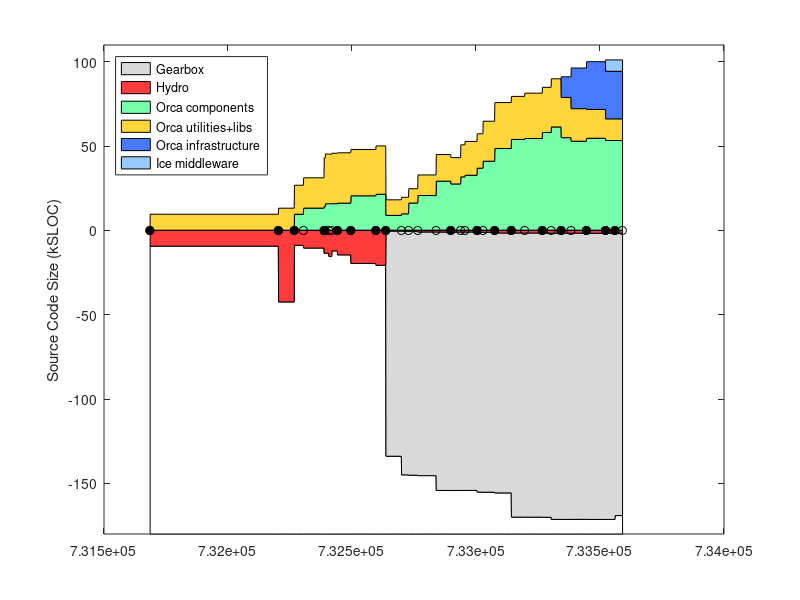

MATLAB code for this plot: (Note: this script raises an error after producing the figure.)
% keep track of orca project size using sloccount
clear all

%%%%%%%%%% DATA %%%%%%%%%%%%%%%%%%%%

% include/* except: include/{Freeze IceSSL IcePatch2}
% src/{Ice Slice IceGrid icecpp IceStorm slice2cpp IceUtil IceBox IceXML}
%  Sice212 = [
%  (7842-1000) + (22093+18419+11499+10568+4392+4200+4252+567+316)
%  ];
%  Sice301 = [
%  (8164-1000) + (23018+19384+19169+10596+4479+4343+4308+622+319)
%  ];
% same as above, but now also add Java:
% src/{IceInternal Ice IceUtil IceBox}
%  Sice310 = [
%  (8810-1200) + (24275+20494+22689+10587+4569+4877+4770+667+319) + (13190+6915+1262+493)
%  ];
%  Sice311 = [
%  (8950-1275) + (24511+20505+22898+10590+4600+4884+4782+683+323) + (13266+6929+1262+504)
%  ];

% it's much easier to count the whole of Ice (we use most of it anyway)
% sloccount cpp/include/ cpp/src/
% (this does not account for .ice files in [ice]/slice/* but it's a small fraction of total)
Sice212 = 133523;
Sice301 = 144513;
Sice310 = 153243;
Sice311 = 154145;
Sice320 = 168475;
Sice321 = 169725;
Sice330 = 167422;

% indeces
iyy=1;
imm=2;
idd=3;
iver=4;
isub=5;
ibase=6;
icomp=7;
iutil=8;
iad=9;
icrp=10;

% the old way to count lines in *.ice files:
% rename them to *.cpp like this:
% $cd src/interfaces/slice/orca; for file in *; do mv $file `echo $file | sed s/.ice/.cpp/`; done
Sorca = [ ...
% YY    MM  DD  ?   SUB     BASE    COMP   UTILS   A&D  COMMON  VERSION
% 0.8.6: a single distro, divide in halves arbitrarily
2003     4  14  1   0       18930/2 18930/2  0      0   0    % 0.8.6 (last change in doc/ChangeLog
% BASE: orca-base
% COMP: sloccount orca-components/src/components
% UTIL: slocc orca-components/src/util
2004     9  13  1   0       42543   13047   0       0   0   % 0.11.0
2004    11  16  1   0       8963    17208   9441    0   0   % 0.12.0
2004    12  23  0   0       10596   17965   13094   0   0   % 0.12.1
2005     3  16  1   0       13767   28881   14005   0   0   % 0.13.0
2005     3  21  0   0       13620   29524   15665   0   0   % 0.13.1
2005     4   4  0   0       15630   29345   15727   0   0   % 0.13.2
2005     4  16  0   0       12283   29897   15724   0   0   % 0.13.3
2005     5   9  1   0       14639   29838   16056   0   0   % 0.14.0
2005     7   2  1   0       19751   27479   20395   0   0   % 0.15.0
2005    10  11  1   0       20818   28675   21303   0   0   % 1.0.0
% BASE: c_count src/interfaces/slice/orca/*.ice
% COMP: sloccount src/components
% UTIL: sloccount src/utils
2005    11  20  1   Sice212 530    9226         8781        0    0   % 2.0.0-rc1
2006     1  22  0   Sice301 596    9801         9695        0    0   % 2.0.0-rc2
% UTIL-IN-COMP: sloccount components/log* 
% COMP: sloccount components MINUS UTIL-IN-COMP
% UTIL: sloccount utils PLUS UTIL-IN-COMP
2006     2  20  0   Sice301 813    9867-1372    14734+1372  0    0  % 2.0.0-rc3
% UTIL-IN-COMP: sloccount components/orcaview* components/log*
2006     3  29  0   Sice301 1052   14625-2421   18131+2421  0    0  % 2.0.0-rc4
2006     6  11  0   Sice310 1116   19999-4215   24867+4215  0    0  % 2.0.0-rc5  
2006     8   9  1   Sice310 1116   19979-4348   23066+4348  0    0  % 2.0.0
2006     9  18  0   Sice310 1094   19317-329    31304+329   0    0  % 2.0.1
2006    10   5  0   Sice310 1094   20384-329    32255+329   0    0  % 2.0.2
2006    11  23  1   Sice311 1178   21408-1001   35768+1001  0    0  % 2.1.0
% BASE: c_count src/interfaces/slice/orca/*.ice
% COMP: sloccount src/components
% UTIL: sloccount src/utils src/libs
2006    12  17  0   Sice311 1240    23701   40914  0     0 % 2.1.1
2007     2   2  1   Sice311 1671    27238   48446  0     0 % 2.2.0
2007     4  10  1   Sice320 1671    25512   53828  0     0 % 2.3.0
2007     6   3  0   Sice320 1682    26905   54359  0     0 % 2.4.0
2007     8  13  1   Sice320 1772    26795   57918  0     0 % 2.5.0
2007     9  18  0   Sice321 1787    28573   61216  0     0 % 2.6.0
% A&D: Hydro: sloccount src
2007    10  28  1   Sice321 1787    23840   54879  12251  0     % 2.7.0
2007    12   7  0   Sice321 1750    19312   52762  24104  0     % 2.8.0
2008     2   7  1   Sice321 1811    17083   54520  28341  0     % 2.9.0
% COMMON: Gearbox: sloccount src
% YY    MM  DD  ?   SUB     BASE    COMP    UTILS  A&D   COMMON VERSION
2008     4  24  1   Sice321 1825    12851   53186  28196  6750  % 2.10.0 (G 1.0.0)
2008     6   1  1   Sice330 1825    12851   53186  28196  6750  % 2.11.0 (G 1.1.0)
];
Vorca ={'0.8.6', '0.11.0', '0.12.0', '0.12.1', '0.13.0', '0.13.1', '0.13.2', '0.13.3', '0.14.0', '0.15.0', '1.0.0', ...
    '2.0.0-rc1', '2.0.0-rc2', '2.0.0-rc3', '2.0.0-rc4', '2.0.0-rc5', '2.0.0', '2.0.1', '2.0.2', '2.1.0', '2.1.1', ...
    '2.2.0', '2.3.0', '2.4.0', '2.5.0', '2.6.0', '2.7.0', '2.8.0', '2.9.0', '2.10.0', '2.11.0' }';

% add a dummy release just for display
Sorca(end+1,:) = Sorca(end,:);
Sorca(end,imm) = Sorca(end,imm)+1;
Sorca(end,iver) = 0;
Vorca{end+1} = 'dummy';

% convert dates
Torca = datenum(Sorca(:,iyy),Sorca(:,imm),Sorca(:,idd));

% 2nd digit releases
i2 = (Sorca(:,iver)==1);
Torca2 = Torca(i2);
Vorca2 = Vorca(i2);

% for comparison, ASN
%  Sasn = 90433;

Sgenom = [
% YY    MM  DD  ? SUB   BASE    COMP    UTIL    VERSION
% SUB : cd pocolibs-2.3; sloccount include src
% BASE: cd genom-2.0; sloccount include src
% COMP: 0
% UTIL: 0 
2007    8   31  1  9786    11368   0   0       % 2.0
];

Splayer = [ 
% YY    MM  DD  ?   SUB     BASE                COMP       UTIL  VERSION
% BASE: (server-drivers)+client_libs
% COMP: drivers + utils
2002    12 04   1  0    (17331-12037)+9188      12037+2685 0    % 1.3.1
2003    7  15   1  0    (30452-24334)+12458     24334+3064 0    % 1.4-rc1
2003    12 07   1  0    (37378-30947)+13110     30947+9633 0    % 1.4-rc2
2004    5  31   1  0    (49225-42643)+13664     42643+3550 0    % 1.5
2004    11 12   1  0    (50758-43190)+13545     43190+4479 0    % 1.6
2005    1  31   0  0    (52069-44517)+13576     44517+4662 0    % 1.6.2
2005    7  28   0  0    (53348-45686)+14300     45686+5188 0    % 1.6.5
% BASE: (libplayercore-./bindings) + client_libs + (libplayertcp-./bindings)
% note: libplayerxdr is autogenerated
% COMP: server + utils
2005    10 25   0  0    (4866-0)+7560+(1391-0)  46474+5725  0   % 2.0pre7
% SUB : 0
% BASE: sloccount libplayercore client_libs libplayertcp 
%           MINUS sloccount libplayercore/bindings/ libplayertcp/bindings
% note: libplayerxdr is autogenerated
% COMP: sloccount server 
% UTIL: sloccount utils PLUS stage/src
% YY    MM  DD  ?   SUB     BASE                COMP       UTIL  VERSION
2006    2  28   1  0    63992-47749-1291        54704       0     % 2.0.0
2006    3  25   1  0    65606-48912-1291        53033       0     % 2.0.1
2006    6   9   1  0    69083-51546-1319        61421       0     % 2.0.2
2006    9  26   1  0    69388-51546-1319        64088       13606       % 2.0.3
2007    5   2   1  0    69602-51686-1359        58396       9589+13606  % 2.0.4
2007   12  13   1  0    34980-2039              74385       11417+15464 % 2.1.0rc1
2008    4  11   1  0    24808-109               84226       12154+15464 % 2.1.0
];
Tplayer = datenum(Splayer(:,1),Splayer(:,2),Splayer(:,3));

Saria = [
% YY    MM  DD  ? SUB   BASE    COMP    UTIL    VERSION
% SUB : 0
% BASE: sloccount ArNetworking/include/ ArNetworking/src/
% COMP: sloccount include src
% UTIL: 0 
2007    2   20  1  0    15854   45965   0       % 2.5.1
];

Scarmen = [
% YY    MM  DD  ?   SUB     BASE    COMP                    UTIL   VERSION
% SUB : cd src; sloccount ipc
% BASE: sloccount carmenpp global java python
% COMP: sloccount src MINUS all other
% UTIL: sloccount logger logtools mapeditor param_daemon robotgui simulator 
2007    8   15  1  24965    12032   107745-24965-12032-19629  19629   % 0.6.7
];

Sorocos = [
% YY    MM  DD  ?   SUB     BASE    COMP                        UTIL   VERSION
% SUB : cd ACE_wrappers; sloccount ace PLUS sloccount TAO/tao/
% BASE: ?
% LIBS: sloccount orocos-bfl-[VERSION]-src/src PLUS sloccount kdl-[VERSION]/kdl
% COMP: sloccount orocos-rtt-[VERSION]/src PLUS cd orocos-ocl-[VERSION]; sloccount hardware motion_control
% UTIL: cd orocos-ocl-[VERSION]; sloccount taskbrowser signals deployment reporting viewer ocl 
2007    8   15  1  160300+237011   0   (7767+12865)+(48971+20068)    5104   % ace-5.5, tao-1.5, rtt-1.2.1, bfl-0.6.1, kdl-0.4, ocl-0.4.1
];

Syarp = [
% YY    MM  DD  ?   SUB  BASE     COMP       UTIL   VERSION
% SUB : 0
% BASE: sloccount libYARP_OS libYARP_OS_compat
% COMP: sloccount yarpdev libYARP_dev libYARP_math libYARP_sig libYARP_sig_compat 
% UTIL: sloccount yarp-imageviewer modules
2007    7   26  1  0     21633   23528    1613   % 2.1.6
];

% YY    MM  DD  ?   SUB  BASE     COMP       UTIL
% SUB : 0
% BASE: 0
% COMP: sloccount . (matlab files will not be counted)
% UTIL: 0
Sopenslam = [
2007    8   16  1   0    0        23719      0
];

%%%%%%%%%% PLOTTING %%%%%%%%%%%%%%%%%%%%

Smax = 180;
d0 = [Torca Torca+1]'; d0=d0(:); d0(1)=[];
d1 = Smax-Sorca(:,isub)-Sorca(:,ibase); d1 = [d1 d1]'; d1=d1(:); d1(end)=[];
d2 = Sorca(:,isub); d2 = [d2 d2]'; d2=d2(:); d2(end)=[];
d3 = Sorca(:,ibase); d3 = [d3 d3]'; d3=d3(:); d3(end)=[];
d4 = Sorca(:,icomp); d4 = [d4 d4]'; d4=d4(:); d4(end)=[];
d5 = Sorca(:,iutil); d5 = [d5 d5]'; d5=d5(:); d5(end)=[];
d6 = Sorca(:,iad); d6 = [d6 d6]'; d6=d6(:); d6(end)=[];
d7 = Sorca(:,icrp); d7 = [d7 d7]'; d7=d7(:); d7(end)=[];

figure(1), clf
ha=area( d0, [d1 d2 d3 d5 d4 d6 d7]/1e3, -Smax ); hold on
plot( Torca, 0*Torca, 'k-o' )
h2=plot( Torca2, 0*Torca2, 'ko' );
set(h2,'markerfacecolor','k')
ylabel('Source Code Size (kSLOC)')

% colors
white = 1*[1 1 1];
gray = .85*[1 1 1];
red = min(255,[255 0 0]+60)/255;
orange = min(255,[255 153 0]+60)/255;
green = min(255,[60 255 109]+60)/255;
dblue = min(255,[51 102 255]+20)/255;
lblue = min(255,[51 102 255]+100)/255;

set(ha(1),'facecolor', white);
set(ha(2),'facecolor', gray);
set(ha(3),'facecolor', red);
set(ha(4),'facecolor', green);
set(ha(5),'facecolor', orange);
set(ha(6),'facecolor', dblue);
set(ha(7),'facecolor', lblue);
ha(1)=[];
legend(fliplr(ha),'Gearbox','Hydro','Orca components','Orca utilities+libs','Orca infrastructure','Ice middleware', 'Location','NorthWest')
%  xlim(datenum([2004;2005],[7;7],[1;1]) )
ylim([-Smax 110])
ax=axis;
%  xlim( [ax(1) datenum([2006 12 31])] )
ax=axis;
% label releases
mark('x', Torca2 )
i2odd = (1:2:length(Torca2));
ht = text(Torca2(i2odd)+5,.04*ax(4)*ones(length(i2odd),1),Vorca2(i2odd));
set(ht,'fontsize',8)
i2even = (2:2:length(Torca2));
ht = text(Torca2(i2even)+5,.08*ax(4)*ones(length(i2even),1),Vorca2(i2even));
set(ht,'fontsize',8)
datetick( 'x', 12 )
hp = plot( Tplayer, -Splayer(:,ibase)/1e3, 'k--o', Tplayer, Splayer(:,icomp)/1e3, 'k--o' );
set(hp, 'color', .5*[1 1 1] )
hpt = text( Tplayer(2), -Splayer(2,ibase)/1e3-8, 'Player infrastructure');
set(hpt, 'color', .5*[1 1 1] )
hpt = text( Tplayer(2), (Splayer(2,icomp)+Splayer(2,iutil))/1e3-5, 'Player "components+utils"');
set(hpt, 'color', .5*[1 1 1] )
%mark('y', Dasn(1,1)/1e3 );
%text( datenum([2003 5 1]), Dasn(1,1)/1e3, 'ASN')
xlabel('Releases')
title('http://orca-robotics.sf.net')

ht=text(datenum(2003,7,1),-Smax+15, '*   generated using David A. Wheeler`s SLOCCount' );
set(ht,'fontsize',8)
ht=text(datenum(2003,7,1),-Smax+5, '** see data in [ORCA]/scripts/matlab/sloccount/slocs.m' );
set(ht,'fontsize',8)

xlim( [ax(1) datenum([2008 6 1])] )
